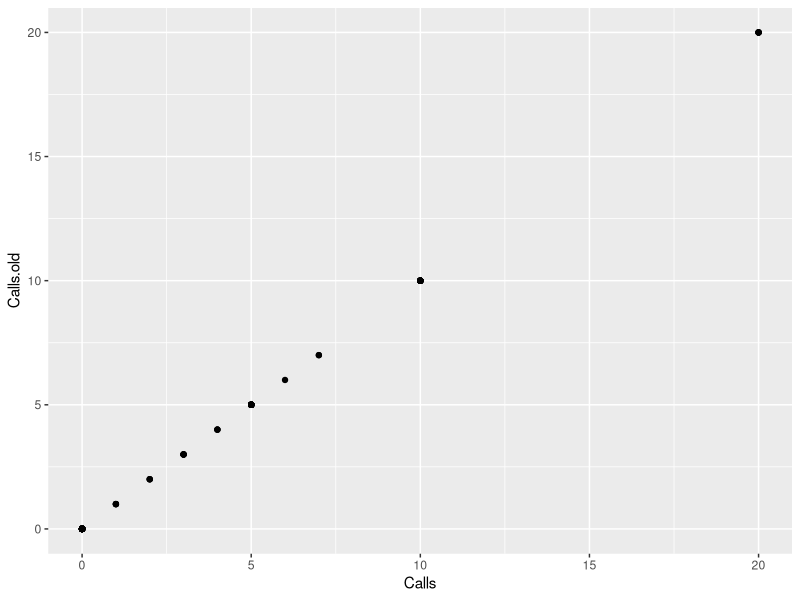
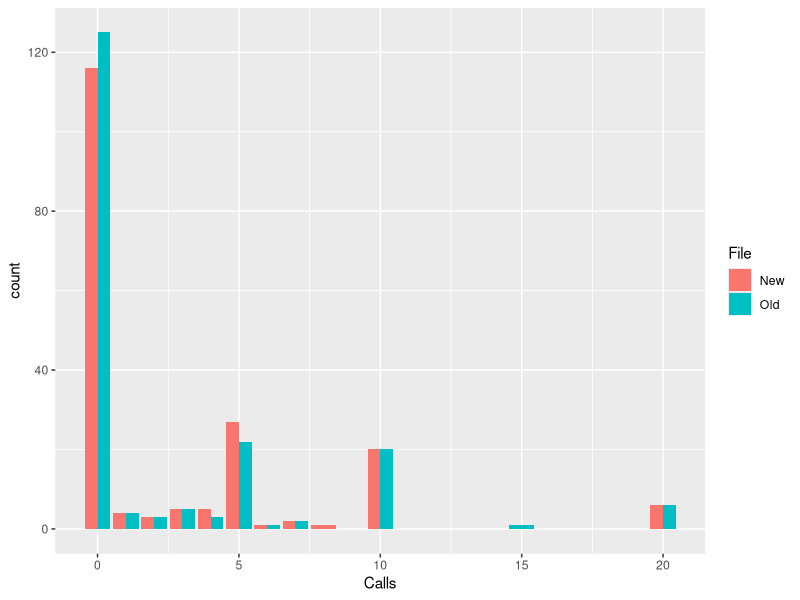
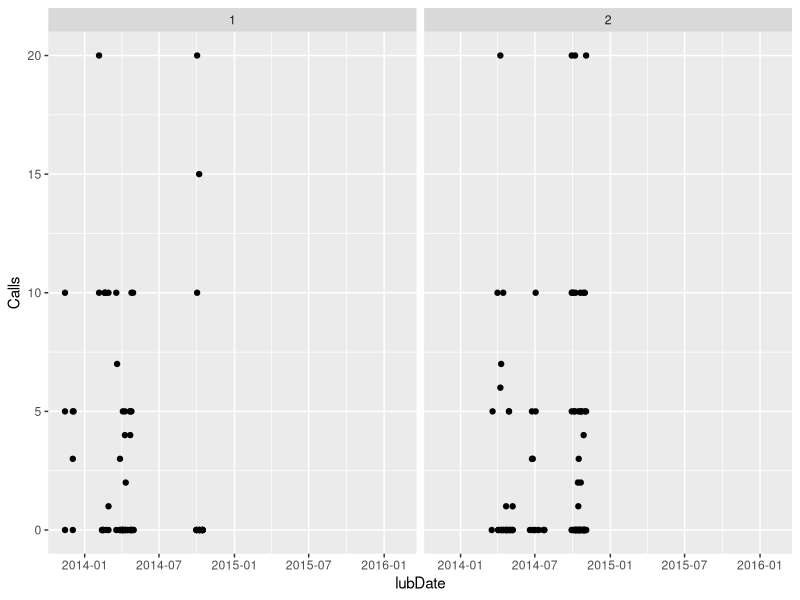
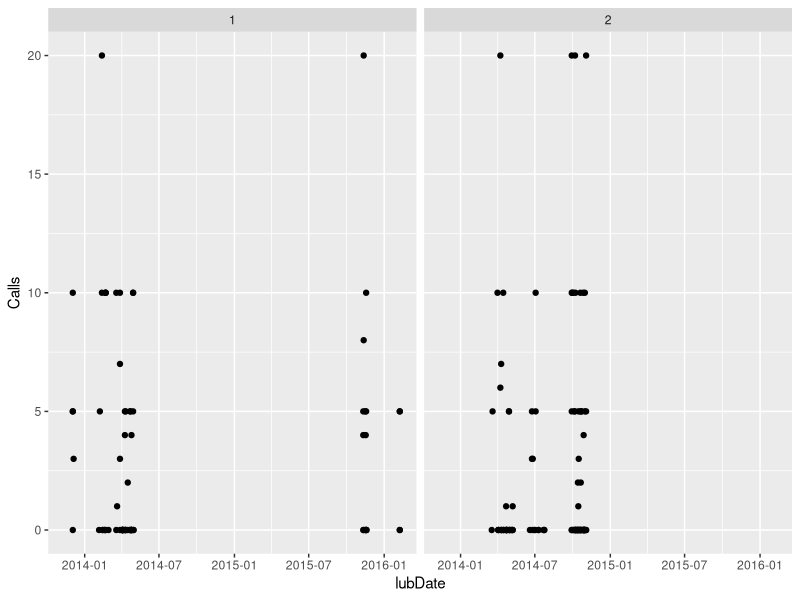

The R source for these figures, in order:
# How different is the new data from the old data?
library(haven)
library(dplyr)
library(ggplot2)
library(lubridate)

dat.old = read.delim("HeroViolence.txt")
dat.old2 = read.csv("HeroViolenceData - final complete data file.csv", stringsAsFactors = F)
dat.new = read_spss("HeroViolenceData - FS 14 dataAdam.sav")


setdiff(names(dat.old), names(dat.new))
setdiff(names(dat.new), names(dat.old))

# Coerce column names to match
dat.new = dat.new %>% 
  rename(Intercepted = intercepted,
         Location = Location_filter,
         Guilty = Gulty)

dat.old = dat.old %>% 
  mutate(callsyesno = ifelse(Calls > 0, 1, 0)) %>% 
  rename(Guilty = Gulty)

# Each subject has a unique ID this time, which is good,
# but that makes it difficult to match the old data to the new data.
table(dat.old$Subject)
table(dat.new$Subject)

# The number of rows has shrank, rather than grown, despite the additional data collection
nrow(dat.old)
nrow(dat.new)

# Is it that non-intercepted subjects or missing data were preemptively discarded this time?
# apparently not. So why?
dat.old %>% 
  filter(!(is.na(Calls)), Intercepted == 1) %>% 
  nrow() # old: 191 valid observations

dat.new %>% 
  filter(!(is.na(Calls)), Intercepted == 1) %>% 
  nrow() # new: 189 valid observations

# are they indeed identical for rows 1-185?
dat1 <- dat.new[1:185, ]
dat2 <- dat.old[1:185, ]
names(dat2) <- paste0(names(dat2), ".old")
cbind(dat1, dat2) %>% 
  ggplot(aes(x = Calls, y = Calls.old)) +
  geom_point()

# Where are these subjects going?
table(dat.old$Calls)
table(dat.new$Calls)

dat.old$File = "Old"
dat.new$File = "New"

dat.old.small = select(dat.old, -Date)
dat.new.small = select(dat.new, -Date)

bind_rows(dat.old.small, dat.new.small) %>% 
  ggplot(aes(x = Calls, fill = File)) +
  geom_bar(stat = "count", position = "dodge")

# 31 CMU participants were excluded, 19 added?
dat.old <- mutate(dat.old, lubDate = mdy(Date)) # 2 NAs failed to parse
dat.new <- mutate(dat.new, lubDate = as_date(Date))

# Exclusion of 30 participants
filter(dat.old, 
       Location == 1, # CMU
       lubDate %within% (mdy("9/30/2014") %--% mdy("10/16/2014"))) %>% 
       nrow()

# Addition of 19 new subjects
filter(dat.new,
       Location == 1, 
       lubDate %within% (mdy("8/1/2015") %--% mdy("5/1/2016"))) %>% 
  nrow()

filter(dat.old, !is.na(Location)) %>% 
  ggplot(aes(x = lubDate, y = Calls)) +
  geom_point() +
  facet_wrap(~Location) +
  scale_x_date(limits = c(min(dat.old$lubDate, na.rm = T), max(dat.new$lubDate, na.rm = T)))

dat.new %>% 
  ggplot(aes(x = lubDate, y = Calls)) +
  geom_point() +
  facet_wrap(~Location) +
  scale_x_date(limits = c(min(dat.old$lubDate, na.rm = T), max(dat.new$lubDate, na.rm = T)))

# accounting

